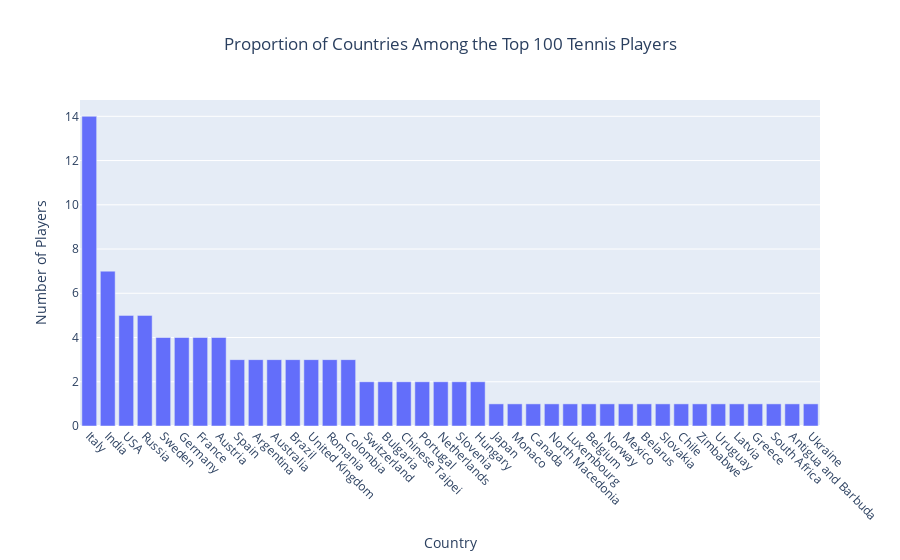

The code cell stored with this chart in its notebook:
### Markdown cell above
### 18. The proportion of countries represented by the top 100 tennis players

### Code cell
# Combine home and away team info to get a list of all players
players_df = pd.concat([MatchHomeTeamInfo[['player_id', 'full_name','gender', 'current_rank', 'country']], 
                        MatchAwayTeamInfo[['player_id', 'full_name','gender' ,'current_rank', 'country']]])

# Remove duplicates and sort by rank
players_df = players_df.drop_duplicates(subset=['player_id']).sort_values(by='current_rank' ,ascending=False)
display(players_df)
# Filter the top 100 players
top_100_players = players_df.head(100)

# Count the number of players from each country
country_counts = top_100_players['country'].value_counts()

country_counts_df = country_counts.reset_index()
country_counts_df.columns = ['country', 'count']

# Plotly figure
fig = px.bar(country_counts_df, x='country', y='count', 
             labels={'count': 'Number of Players', 'country': 'Country'},
             title='Proportion of Countries Among the Top 100 Tennis Players')

fig.update_layout(
    xaxis=dict(tickmode='array', tickangle=45),
    yaxis=dict(title='Number of Players'),
    title={'x': 0.5}
)

fig.show()

### Figure 1 — Plotly figure (JSON) as saved in the notebook; plotly's stock layout.template omitted (floating-point values rounded to 4 significant figures)
{"data": [{"alignmentgroup": "True", "hovertemplate": "Country=%{x}<br>Number of Players=%{y}<extra></extra>", "legendgroup": "", "marker": {"color": "#636efa", "pattern": {"shape": ""}}, "name": "", "offsetgroup": "", "orientation": "v", "showlegend": false, "textposition": "auto", "type": "bar", "x": ["Italy", "India", "USA", "Russia", "Sweden", "Germany", "France", "Austria", "Spain", "Argentina", "Australia", "Brazil", "United Kingdom", "Romania", "Colombia", "Switzerland", "Bulgaria", "Chinese Taipei", "Portugal", "Netherlands", "Slovenia", "Hungary", "Japan", "Monaco", "Canada", "North Macedonia", "Luxembourg", "Belgium", "Norway", "Mexico", "Belarus", "Slovakia", "Chile", "Zimbabwe", "Uruguay", "Latvia", "Greece", "South Africa", "Antigua and Barbuda", "Ukraine"], "xaxis": "x", "y": [14, 7, 5, 5, 4, 4, 4, 4, 3, 3, 3, 3, 3, 3, 3, 2, 2, 2, 2, 2, 2, 2, 1, 1, 1, 1, 1, 1, 1, 1, 1, 1, 1, 1, 1, 1, 1, 1, 1, 1], "yaxis": "y"}], "layout": {"barmode": "relative", "legend": {"tracegroupgap": 0}, "title": {"text": "Proportion of Countries Among the Top 100 Tennis Players", "x": 0.5}, "xaxis": {"anchor": "y", "domain": [0, 1], "tickangle": 45, "tickmode": "array", "title": {"text": "Country"}}, "yaxis": {"anchor": "x", "domain": [0, 1], "title": {"text": "Number of Players"}}}}
